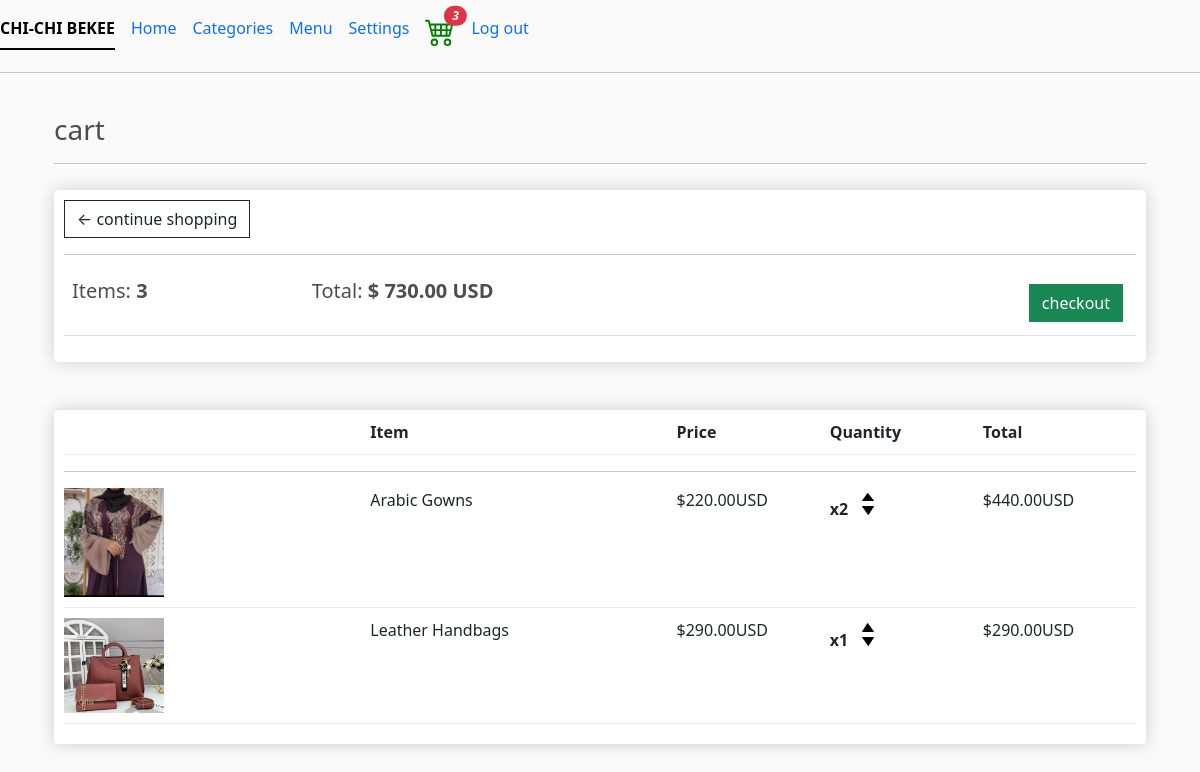
The app's page /cart/ (signed in) with its own data.
### fruits/models.py (models this page shows, shortened)
class Order(models.Model):
    customer =models.ForeignKey(Customer, on_delete=models.SET_NULL, null=True, blank=True)
    date_ordered = models.DateTimeField("Date", auto_now_add=True)
    complete = models.BooleanField(default=False)
    transaction_id = models.CharField("Transaction Id", max_length=100, null=True)
    @property
    def get_cart_total(self):
        orderitems = self.orderitem_set.all()
        total = sum([item.get_total for item in orderitems])
        return total
    @property
    def get_cart_items(self):
        orderitems = self.orderitem_set.all()
        total = sum ([item.quantity for item in orderitems])
        return total

class OrderItem(models.Model):
    product = models.ForeignKey(Product, on_delete=models.SET_NULL, null=True)
    order = models.ForeignKey(Order, on_delete=models.SET_NULL, null=True)
    quantity = models.IntegerField("Quantity", default=0, null=True, blank=True)
    date_added = models.DateTimeField(auto_now_add=True)
    @property
    def get_total(self):
        total = self.product.price * self.quantity
        return total

class Product(models.Model):
    name = models.CharField("Name:", max_length=200)
    sizes = models.CharField("Sizes:", max_length=300)
    price = models.DecimalField("Price:",max_digits=7, decimal_places=2)
    digital = models.BooleanField(default=False,null=True,blank=True)
    image = models.ImageField(null=True, blank=True)
    @property
    def imageURL(self):
        try:
            url = self.image.url
        except:
            url = ''
        return url

### fruits/views.py (the view)
# urls.py: path('cart/', views.cart, name='cart'),
def cart(request):
    data = cartData(request)
    cartItems = data['cartItems']
    order = data['order']
    items = data['items']
    context = {'items':items, 'order':order, 'cartItems':cartItems}
    return render(request, 'cart.html', context)

### fruits/utils.py (called while the page is built)
def cartData(request):
    if request.user.is_authenticated:
        customer = request.user.customer
        order, created = Order.objects.get_or_create(customer=customer, complete=False)
        items = order.orderitem_set.all()
        cartItems = order.get_cart_items
    else:
        cookieData = cookieCart(request)
        cartItems = cookieData['cartItems']
        order = cookieData['order']
        items = cookieData['items']
    return {'cartItems':cartItems,'order':order,'items':items}

### fruits/templates/cart.html
{% extends 'main.html' %}
{% load static %}
{% block content %}
<div class="container">
     <h3>cart</h3>
     <hr>
     <div class="row">
          <div class="col-lg-12">
               <div class="box-element">
                    <a href="{% url 'fruits:store'%}" class="btn btn-outline-dark">&#x2190;  continue shopping</a>
                    <br>
                    <hr>
                    <table class="table">
                         <tr>
                         <th><h5>Items: <strong>{{order.get_cart_items}}</strong></h5></th>
                         <th><h5>Total: <strong>$ {{order.get_cart_total|floatformat:2}} USD </strong></h5></th>
                         <th>
                              <a class="btn btn-success" style="float:right; margin:5px;"
                              href="{% url 'fruits:checkout'%}">checkout</a>
                         </th>
                         </tr>
                    </table>
               </div>
               <br>
               <br>
               <div class="box-element">
                    <div class="cart-row">
                         <div style="flex:2"></div>
                         <div style="flex:2"><strong>Item</strong></div>
                         <div style="flex:1"><strong>Price</strong></div>
                         <div style="flex:1"><strong>Quantity</strong></div>
                         <div style="flex:1"><strong>Total</strong></div>
                    </div>
                    <hr>
                    {% for item in items   %}
                    <div class="cart-row">
                         <div style="flex:2"><img src="{{item.product.imageURL}}"
                              class="row-image"></div>
                         <div style="flex:2">{{item.product.name}}</div>
                         <div style="flex:1">${{item.product.price|floatformat:2}}USD</div>
                         <div style="flex:1">
                              <p class="quantity">x{{item.quantity}}</p>
                              <div class="quantity">
                                   <img data-product={{item.product.id}} data-action="add" class="chg-quantity update-cart" src="{% static 'images/arrow-up.png' %}">
                                   <img data-product={{item.product.id}} data-action="remove" class="chg-quantity update-cart" src="{% static 'images/arrow-down.png' %}">
                              </div>
                         </div>
                         <div style="flex:1">${{item.get_total}}USD</div>
                    </div>
                    {% endfor %}
               </div>
          </div>
     </div>
</div>
{% endblock content %}

### static/css/main.css (style rules this page uses)
body { background-color: hsl(0, 0%, 98%); }
h1,h2,h3,h4,h5,h6 { color:hsl(0, 0%, 30%); }
.box-element { box-shadow:hsl(0, 0%, 80%) 0 0 16px; background-color: #fff; border-radius: 4px; padding: 10px; }
.col-lg-4, .col-lg-6, .col-lg-8, .col-lg-12 { margin-top: 10px; }
.btn { border-radius: 0; }
.row-image { width: 100px; }
.cart-row { display: flex; align-items: flex-stretch; padding-bottom: 10px; margin-bottom: 10px; border-bottom: 1px solid #ececec; }
.quantity { display: inline-block; font-weight: 700; padding-right:10px; }
.chg-quantity { width: 12px; cursor: pointer; display: block; margin-top: 5px; transition:.1s; }

### records on screen
Order: get_cart_items "3", get_cart_total "730.00"
OrderItem: product.imageURL (picture), product.name "Arabic Gowns", product.price "220.00", quantity "2", get_total "440.00"
OrderItem: product.imageURL (picture), product.name "Leather Handbags", product.price "290.00", quantity "1", get_total "290.00"

### other values on screen
{{ cartItems }} "3"
